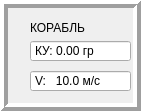
    <widget class="QFrame" name="frame_11">
     <property name="geometry">
      <rect>
       <x>900</x>
       <y>410</y>
       <width>141</width>
       <height>111</height>
      </rect>
     </property>
     <property name="frameShape">
      <enum>QFrame::Box</enum>
     </property>
     <property name="frameShadow">
      <enum>QFrame::Raised</enum>
     </property>
     <property name="lineWidth">
      <number>4</number>
     </property>
     <widget class="QDoubleSpinBox" name="doubleSpinBox_7">
      <property name="geometry">
       <rect>
        <x>30</x>
        <y>70</y>
        <width>101</width>
        <height>22</height>
       </rect>
      </property>
      <property name="buttonSymbols">
       <enum>QAbstractSpinBox::NoButtons</enum>
      </property>
      <property name="prefix">
       <string>V:   </string>
      </property>
      <property name="suffix">
       <string> м/с</string>
      </property>
      <property name="decimals">
       <number>1</number>
      </property>
      <property name="maximum">
       <double>100.000000000000000</double>
      </property>
      <property name="singleStep">
       <double>1.000000000000000</double>
      </property>
      <property name="stepType">
       <enum>QAbstractSpinBox::AdaptiveDecimalStepType</enum>
      </property>
      <property name="value">
       <double>10.000000000000000</double>
      </property>
     </widget>
     <widget class="QDoubleSpinBox" name="doubleSpinBox_8">
      <property name="geometry">
       <rect>
        <x>30</x>
        <y>40</y>
        <width>101</width>
        <height>22</height>
       </rect>
      </property>
      <property name="buttonSymbols">
       <enum>QAbstractSpinBox::NoButtons</enum>
      </property>
      <property name="prefix">
       <string>КУ: </string>
      </property>
      <property name="suffix">
       <string> гр</string>
      </property>
      <property name="maximum">
       <double>1000.000000000000000</double>
      </property>
      <property name="singleStep">
       <double>1.000000000000000</double>
      </property>
      <property name="value">
       <double>0.000000000000000</double>
      </property>
     </widget>
     <widget class="QLabel" name="label_13">
      <property name="geometry">
       <rect>
        <x>30</x>
        <y>20</y>
        <width>81</width>
        <height>16</height>
       </rect>
      </property>
      <property name="text">
       <string>КОРАБЛЬ</string>
      </property>
     </widget>
    </widget>
